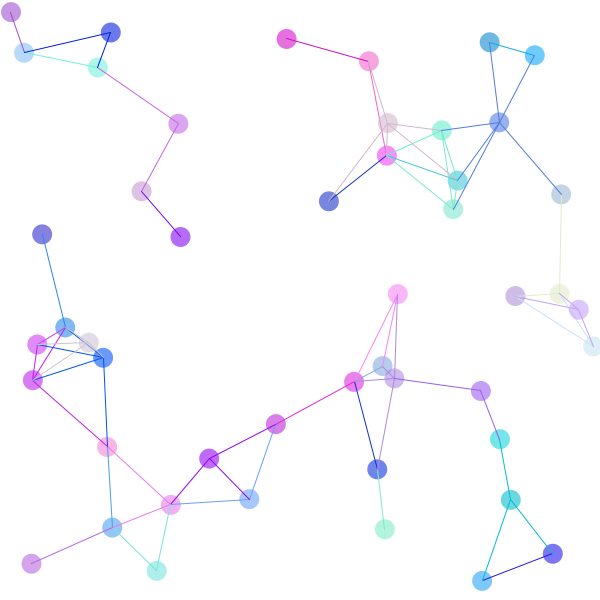
Frame 1 (no input)
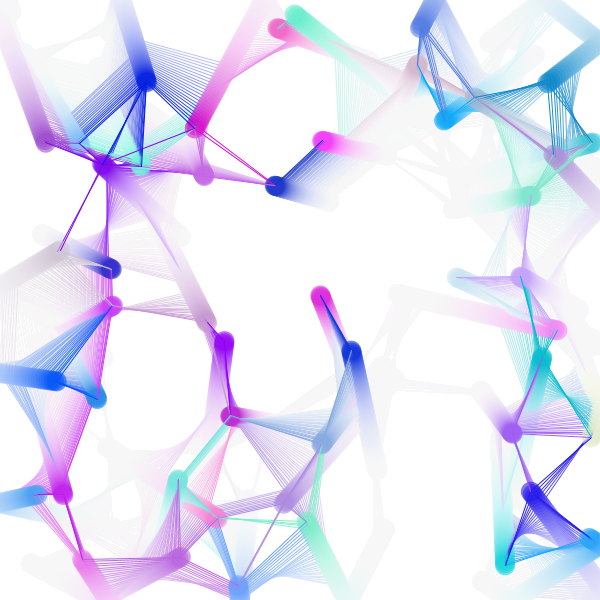
Frame 60 (the mouse pressed at the canvas centre just before this capture)
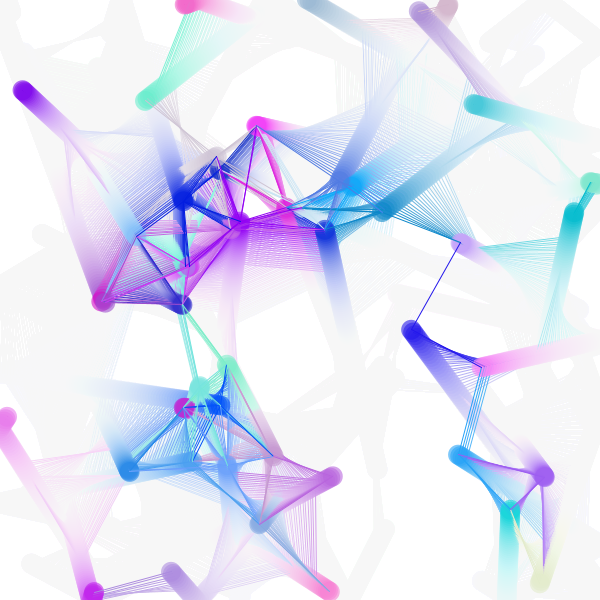
Frame 120 (the mouse held since frame 60 and released just before this capture)

The Processing sketch that drew these frames (run headless with seeded random() and noise(); from frame 60 on, the mouse is pressed at the canvas centre):

// Processing sketch: clase_Ente_01
// ── clase_Ente_01.pde
int num = 48;
Ente[] e;

void setup() {
  size(600, 600);
  e = new Ente[num];
  for (int i = 0; i < num; i++) {
    e[i] = new Ente();
  }
  background(255);
}

void draw() {
  fill(255, 15);
  noStroke();
  rect(0, 0, width, height);
  for (int i = 0; i < num; i++) {
    e[i].move();
    e[i].paint();
    for (int j = 0; j <= i; j++) {

      float d = dist(e[i].x, e[i].y, e[j].x, e[j].y);
      if (d < 100) {
        stroke(e[i].col);
        line(e[i].x, e[i].y, e[j].x, e[j].y);
      }
    }
  }
}

// ── Ente.pde

class Ente {

  float x, y;     // posición
  float vx, vy;   // velocidad
  color col;      // su color

  /* el constructor sin atributos de posición */
  Ente() {
    x = random(width);
    y = random(height); 
    col = color(random(255), random(255), random(200, 255));
    vx = random(-3, 3);
    vy = random(-3, 3);
  }
  
  /* el constructor con posción explícita */
    Ente(float _x, float _y) {
    x = _x; // podría ser también this.x = x;
    y = _y; 
    col = color(random(255), random(255), random(200, 255));

    vx = random(-3, 3);
    vy = random(-3, 3);
  }

  void paint() {
    noStroke();
    fill(col, 150);
    ellipse(x, y, 20, 20);
  }

  void move() {
    x += vx;
    y += vy;
    
    /*
    vx *= 0.998;
    vy *= 1.013;
    */
    
    if (x < 0 || x > width) {
      vx *= -1;
    }
    if (y < 0 || y > height) {
      vy *= -1;
    }
  }
}
